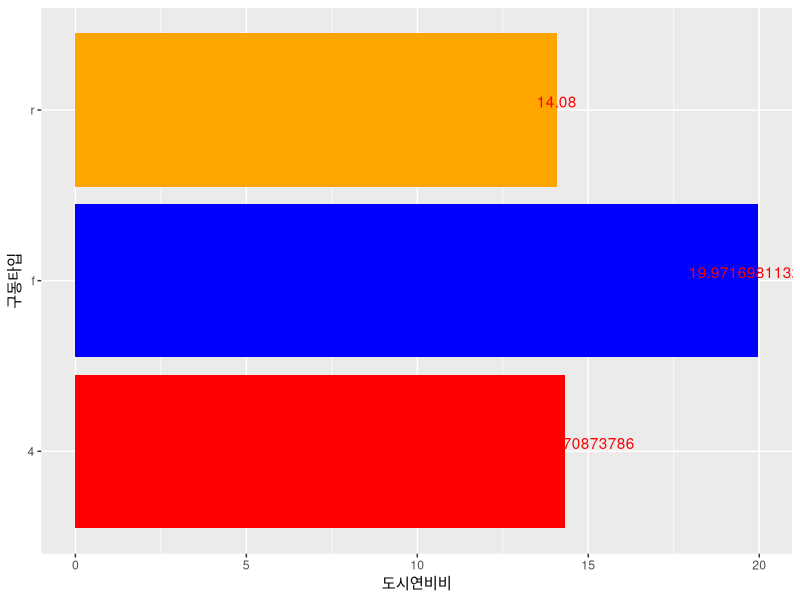

Generate this figure with R:
setwd("D:/R-workspace/Rdata")
install.packages("ggplot2")
df = data(package="ggplot2")
df$results

mpg = as.data.frame(ggplot2::mpg)
head(mpg)
table(mpg$drv)

library(dplyr)
library(ggplot2)

df_g=mpg %>% 
  group_by(drv) %>% 
  summarise(mean_cty=mean(cty), 1)
df_g
ggplot(data=df_g, aes(x=drv, y=mean_cty))+
  geom_col(fill=c('red', 'blue', 'orange'))+
  geom_text(aes(label=mean_cty), vjust=-0.2, col='red')+
  coord_flip()+xlab("구동타입")+ylab("도시연비비")

# Seed
runif(3)
rnorm(3, mean=0, sd=1)
set.seed(1234)
runif(15)
